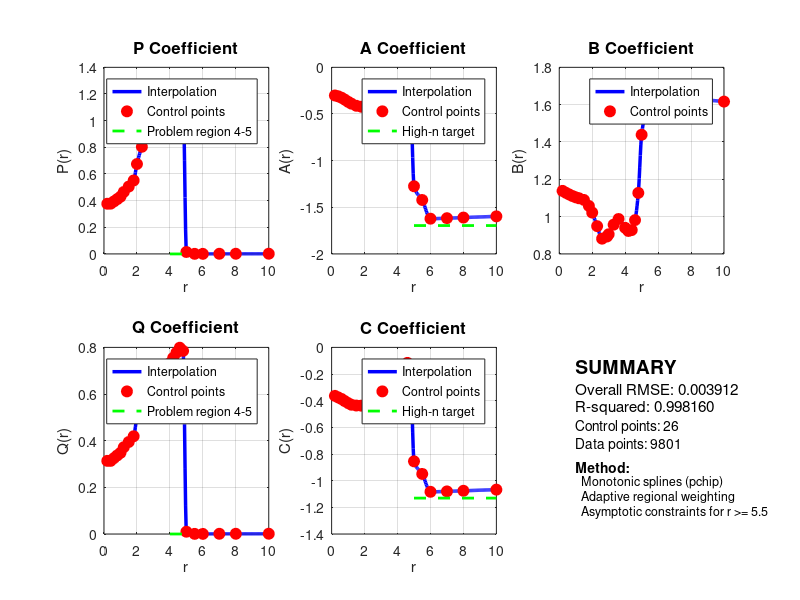
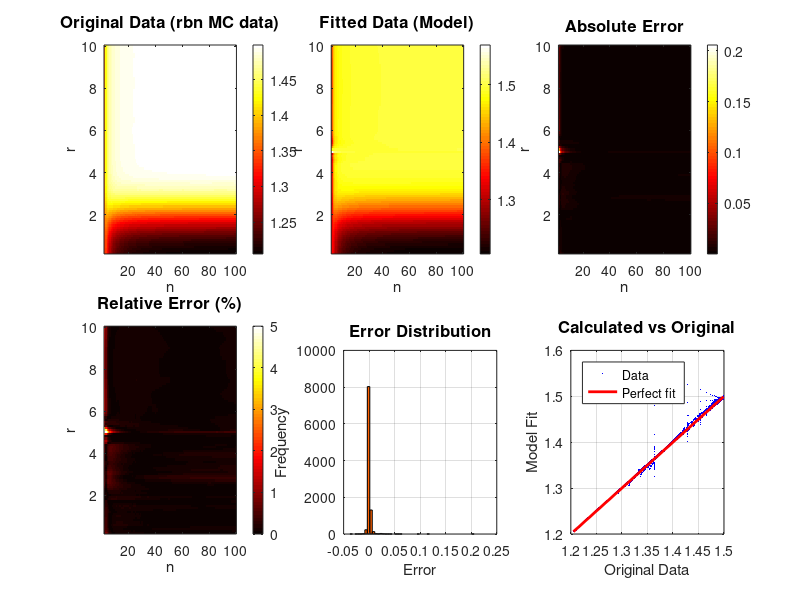
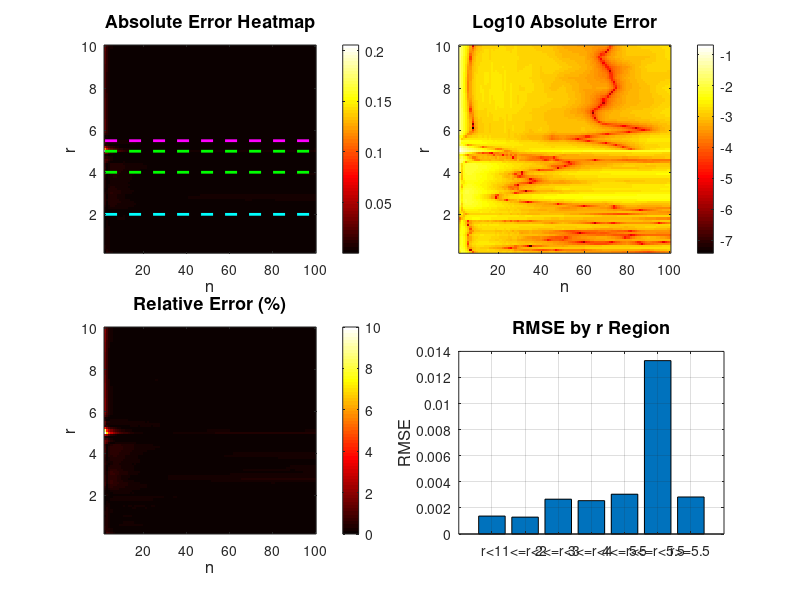
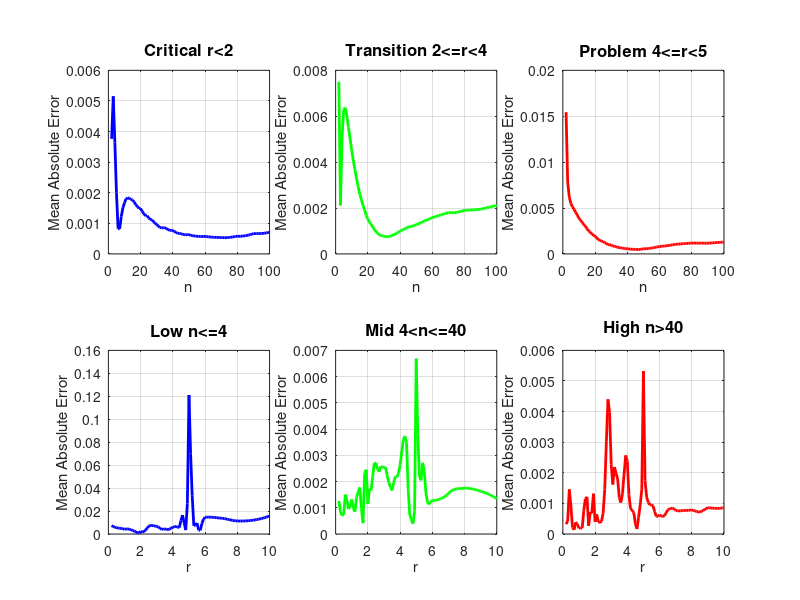

Recreate these plots in MATLAB, in order.
% analyze_results_PLOTS.m
% Coefficient-function and error figures for the b(n,r) surface fit.
% Reproduces the P(r), A(r), B(r), Q(r), C(r) dependencies and the fit/error
% surfaces. Octave compatible.

clear all
close all
more off;

if ~exist('Results_surface_fit.mat', 'file')
    error('Results_surface_fit.mat not found. Run params_ident_brn.m first.');
end
load('Results_surface_fit.mat');
fprintf('Loaded Results_surface_fit.mat\n\n');

% Extract dimensions
[n_r, n_n] = size(rbn_mean);
n_vals = nn(1,:);
r_vals = rr(:,1);
err_all = rbn_calc - rbn_mean;
n_control = length(r_control_points);

% Extract coefficients
P_vals = a_res(1:n_control);
A_vals = a_res(n_control+1:2*n_control);
B_vals = a_res(2*n_control+1:3*n_control);
Q_vals = a_res(3*n_control+1:4*n_control);
C_vals = a_res(4*n_control+1:5*n_control);

% Check for variables that may not exist
if ~exist('A_high_n', 'var')
    has_high_n = false;
    A_high_n = -1.5;
    C_high_n = -1.0;
else
    has_high_n = true;
end

if ~exist('rmse_all', 'var')
    rmse_all = sqrt(mean(err_all(:).^2));
end

if ~exist('rmse_crit', 'var')
    idx_crit = (rr < 2.0) & (nn <= 4);
    rmse_crit = sqrt(mean(err_all(idx_crit).^2));
end

if ~exist('R2', 'var')
    R2 = 1 - sum(err_all(:).^2) / sum((rbn_mean(:) - mean(rbn_mean(:))).^2);
end

if ~exist('A_inf', 'var')
    A_inf = -1.0;
    B_inf = 1.5;
    C_inf = -0.7;
end

fprintf('Creating visualizations...\n\n');

%==========================================================================
% FIGURE 1: COEFFICIENT EVOLUTION WITH CONTROL POINTS
%==========================================================================

fprintf('Figure 1: Coefficient evolution with control points...\n');

figure(1);
set(gcf, 'Position', [100, 100, 1400, 900]);

r_plot = linspace(min(r_vals), max(r_vals), 300);

% Use pchip (monotonic) - same as optimization
P_plot = pchip(r_control_points, P_vals, r_plot);
A_plot = pchip(r_control_points, A_vals, r_plot);
B_plot = pchip(r_control_points, B_vals, r_plot);
Q_plot = pchip(r_control_points, Q_vals, r_plot);
C_plot = pchip(r_control_points, C_vals, r_plot);

% P coefficient
subplot(2,3,1);
plot(r_plot, P_plot, 'b-', 'LineWidth', 2.5); hold on;
plot(r_control_points, P_vals, 'ro', 'MarkerSize', 8, 'MarkerFaceColor', 'r');
plot([4 5], [0 0], 'g--', 'LineWidth', 2);
xlabel('r', 'FontSize', 11);
ylabel('P(r)', 'FontSize', 11);
title('P Coefficient', 'FontSize', 12, 'FontWeight', 'bold');
grid on;
legend('Interpolation', 'Control points', 'Problem region 4-5', 'Location', 'northeast');

% A coefficient
subplot(2,3,2);
plot(r_plot, A_plot, 'b-', 'LineWidth', 2.5); hold on;
plot(r_control_points, A_vals, 'ro', 'MarkerSize', 8, 'MarkerFaceColor', 'r');
if has_high_n
    plot([5 max(r_vals)], [A_high_n A_high_n], 'g--', 'LineWidth', 2);
end
xlabel('r', 'FontSize', 11);
ylabel('A(r)', 'FontSize', 11);
title('A Coefficient', 'FontSize', 12, 'FontWeight', 'bold');
grid on;
if has_high_n
    legend('Interpolation', 'Control points', 'High-n target', 'Location', 'northeast');
else
    legend('Interpolation', 'Control points', 'Location', 'northeast');
end

% B coefficient
subplot(2,3,3);
plot(r_plot, B_plot, 'b-', 'LineWidth', 2.5); hold on;
plot(r_control_points, B_vals, 'ro', 'MarkerSize', 8, 'MarkerFaceColor', 'r');
xlabel('r', 'FontSize', 11);
ylabel('B(r)', 'FontSize', 11);
title('B Coefficient', 'FontSize', 12, 'FontWeight', 'bold');
grid on;
legend('Interpolation', 'Control points', 'Location', 'northeast');

% Q coefficient
subplot(2,3,4);
plot(r_plot, Q_plot, 'b-', 'LineWidth', 2.5); hold on;
plot(r_control_points, Q_vals, 'ro', 'MarkerSize', 8, 'MarkerFaceColor', 'r');
plot([4 5], [0 0], 'g--', 'LineWidth', 2);
xlabel('r', 'FontSize', 11);
ylabel('Q(r)', 'FontSize', 11);
title('Q Coefficient', 'FontSize', 12, 'FontWeight', 'bold');
grid on;
legend('Interpolation', 'Control points', 'Problem region 4-5', 'Location', 'northeast');

% C coefficient
subplot(2,3,5);
plot(r_plot, C_plot, 'b-', 'LineWidth', 2.5); hold on;
plot(r_control_points, C_vals, 'ro', 'MarkerSize', 8, 'MarkerFaceColor', 'r');
if has_high_n
    plot([5 max(r_vals)], [C_high_n C_high_n], 'g--', 'LineWidth', 2);
end
xlabel('r', 'FontSize', 11);
ylabel('C(r)', 'FontSize', 11);
title('C Coefficient', 'FontSize', 12, 'FontWeight', 'bold');
grid on;
if has_high_n
    legend('Interpolation', 'Control points', 'High-n target', 'Location', 'northeast');
else
    legend('Interpolation', 'Control points', 'Location', 'northeast');
end

% Summary panel
subplot(2,3,6);
axis off;
text(0.1, 0.90, 'SUMMARY', 'FontSize', 14, 'FontWeight', 'bold');
text(0.1, 0.78, sprintf('Overall RMSE: %.6f', rmse_all), 'FontSize', 11);
text(0.1, 0.68, sprintf('R-squared: %.6f', R2), 'FontSize', 11);
text(0.1, 0.58, sprintf('Control points: %d', n_control), 'FontSize', 10);
text(0.1, 0.48, sprintf('Data points: %d', n_r * n_n), 'FontSize', 10);
text(0.1, 0.36, 'Method:', 'FontSize', 10, 'FontWeight', 'bold');
text(0.1, 0.28, '  Monotonic splines (pchip)', 'FontSize', 9);
text(0.1, 0.20, '  Adaptive regional weighting', 'FontSize', 9);
text(0.1, 0.12, '  Asymptotic constraints for r >= 5.5', 'FontSize', 9);

print('-dpng', 'Fig1_Coefficient_Evolution.png', '-r300');
fprintf('  Saved: Fig1_Coefficient_Evolution.png\n');

%==========================================================================
% FIGURE 2: 2D COMPARISON - ORIGINAL VS FITTED DATA
%==========================================================================

fprintf('Figure 2: 2D comparison - original vs fitted data...\n');

figure(2);
set(gcf, 'Position', [120, 120, 1600, 900]);

% Original data
subplot(2,3,1);
imagesc(n_vals, r_vals, rbn_mean);
axis xy;
colorbar;
xlabel('n', 'FontSize', 11);
ylabel('r', 'FontSize', 11);
title('Original Data (rbn MC data)', 'FontSize', 12, 'FontWeight', 'bold');
colormap(jet);

% Fitted data
subplot(2,3,2);
imagesc(n_vals, r_vals, rbn_calc);
axis xy;
colorbar;
xlabel('n', 'FontSize', 11);
ylabel('r', 'FontSize', 11);
title('Fitted Data (Model)', 'FontSize', 12, 'FontWeight', 'bold');
colormap(jet);

% Error (absolute)
subplot(2,3,3);
imagesc(n_vals, r_vals, abs(err_all));
axis xy;
colorbar;
xlabel('n', 'FontSize', 11);
ylabel('r', 'FontSize', 11);
title('Absolute Error', 'FontSize', 12, 'FontWeight', 'bold');
colormap(hot);

% Relative error (percent)
rel_err = 100 * abs(err_all) ./ (abs(rbn_mean) + 1e-10);
subplot(2,3,4);
imagesc(n_vals, r_vals, rel_err);
axis xy;
colorbar;
xlabel('n', 'FontSize', 11);
ylabel('r', 'FontSize', 11);
title('Relative Error (%)', 'FontSize', 12, 'FontWeight', 'bold');
colormap(hot);
caxis([0 5]);

% Error distribution histogram
subplot(2,3,5);
hist(err_all(:), 50);
xlabel('Error', 'FontSize', 11);
ylabel('Frequency', 'FontSize', 11);
title('Error Distribution', 'FontSize', 12, 'FontWeight', 'bold');
grid on;

% Scatter plot: calculated vs original
subplot(2,3,6);
plot(rbn_mean(:), rbn_calc(:), 'b.', 'MarkerSize', 2); hold on;
plot([min(rbn_mean(:)) max(rbn_mean(:))], [min(rbn_mean(:)) max(rbn_mean(:))], ...
     'r-', 'LineWidth', 2);
xlabel('Original Data', 'FontSize', 11);
ylabel('Model Fit', 'FontSize', 11);
title('Calculated vs Original', 'FontSize', 12, 'FontWeight', 'bold');
grid on;
legend('Data', 'Perfect fit', 'Location', 'northwest');

print('-dpng', 'Fig2_Data_Comparison_2D.png', '-r300');
fprintf('  Saved: Fig2_Data_Comparison_2D.png\n');

%==========================================================================
% FIGURE 3: ERROR HEATMAP WITH PROBLEM REGIONS
%==========================================================================

fprintf('Figure 3: Error heatmap with problem regions...\n');

figure(3);
set(gcf, 'Position', [140, 140, 1400, 800]);

% Overall error heatmap
subplot(2,2,1);
imagesc(n_vals, r_vals, abs(err_all));
axis xy;
colorbar;
xlabel('n', 'FontSize', 12);
ylabel('r', 'FontSize', 12);
title('Absolute Error Heatmap', 'FontSize', 13, 'FontWeight', 'bold');
colormap(hot);
hold on;
% Mark problem regions
plot([min(n_vals) max(n_vals)], [2 2], 'c--', 'LineWidth', 2);
plot([min(n_vals) max(n_vals)], [4 4], 'g--', 'LineWidth', 2);
plot([min(n_vals) max(n_vals)], [5 5], 'g--', 'LineWidth', 2);
plot([min(n_vals) max(n_vals)], [5.5 5.5], 'm--', 'LineWidth', 2);

% Log-scale error
subplot(2,2,2);
imagesc(n_vals, r_vals, log10(abs(err_all) + 1e-10));
axis xy;
colorbar;
xlabel('n', 'FontSize', 12);
ylabel('r', 'FontSize', 12);
title('Log10 Absolute Error', 'FontSize', 13, 'FontWeight', 'bold');
colormap(hot);

% Relative error
subplot(2,2,3);
rel_err_map = 100 * abs(err_all) ./ (abs(rbn_mean) + 1e-10);
imagesc(n_vals, r_vals, rel_err_map);
axis xy;
colorbar;
xlabel('n', 'FontSize', 12);
ylabel('r', 'FontSize', 12);
title('Relative Error (%)', 'FontSize', 13, 'FontWeight', 'bold');
colormap(hot);
caxis([0 10]);

% Error by region bar chart
subplot(2,2,4);
regions_r = {'r<1', '1<=r<2', '2<=r<3', '3<=r<4', '4<=r<5', '5<=r<5.5', 'r>=5.5'};
idx_r1 = find(r_vals<1);
idx_r2 = find(r_vals>=1 & r_vals<2);
idx_r3 = find(r_vals>=2 & r_vals<3);
idx_r4 = find(r_vals>=3 & r_vals<4);
idx_r5 = find(r_vals>=4 & r_vals<5);
idx_r6 = find(r_vals>=5 & r_vals<5.5);
idx_r7 = find(r_vals>=5.5);

rmse_by_r = zeros(7, 1);
if ~isempty(idx_r1), rmse_by_r(1) = sqrt(mean(mean((err_all(idx_r1,:)).^2))); end
if ~isempty(idx_r2), rmse_by_r(2) = sqrt(mean(mean((err_all(idx_r2,:)).^2))); end
if ~isempty(idx_r3), rmse_by_r(3) = sqrt(mean(mean((err_all(idx_r3,:)).^2))); end
if ~isempty(idx_r4), rmse_by_r(4) = sqrt(mean(mean((err_all(idx_r4,:)).^2))); end
if ~isempty(idx_r5), rmse_by_r(5) = sqrt(mean(mean((err_all(idx_r5,:)).^2))); end
if ~isempty(idx_r6), rmse_by_r(6) = sqrt(mean(mean((err_all(idx_r6,:)).^2))); end
if ~isempty(idx_r7), rmse_by_r(7) = sqrt(mean(mean((err_all(idx_r7,:)).^2))); end

bar(rmse_by_r);
set(gca, 'XTickLabel', regions_r);
ylabel('RMSE', 'FontSize', 12);
title('RMSE by r Region', 'FontSize', 13, 'FontWeight', 'bold');
grid on;

print('-dpng', 'Fig3_Error_Heatmap.png', '-r300');
fprintf('  Saved: Fig3_Error_Heatmap.png\n');

%==========================================================================
% FIGURE 4: REGIONAL ERROR ANALYSIS
%==========================================================================

fprintf('Figure 4: Regional error analysis...\n');

figure(4);
set(gcf, 'Position', [160, 160, 1600, 900]);

% Error vs n for different r ranges
subplot(2,3,1);
idx_r_crit = find(r_vals < 2);
if ~isempty(idx_r_crit)
    plot(n_vals, mean(abs(err_all(idx_r_crit, :)), 1), 'b-', 'LineWidth', 2);
    xlabel('n', 'FontSize', 11);
    ylabel('Mean Absolute Error', 'FontSize', 11);
    title('Critical r<2', 'FontSize', 12, 'FontWeight', 'bold');
    grid on;
end

subplot(2,3,2);
idx_r_trans = find(r_vals >= 2 & r_vals < 4);
if ~isempty(idx_r_trans)
    plot(n_vals, mean(abs(err_all(idx_r_trans, :)), 1), 'g-', 'LineWidth', 2);
    xlabel('n', 'FontSize', 11);
    ylabel('Mean Absolute Error', 'FontSize', 11);
    title('Transition 2<=r<4', 'FontSize', 12, 'FontWeight', 'bold');
    grid on;
end

subplot(2,3,3);
idx_r_prob = find(r_vals >= 4 & r_vals < 5);
if ~isempty(idx_r_prob)
    plot(n_vals, mean(abs(err_all(idx_r_prob, :)), 1), 'r-', 'LineWidth', 2);
    xlabel('n', 'FontSize', 11);
    ylabel('Mean Absolute Error', 'FontSize', 11);
    title('Problem 4<=r<5', 'FontSize', 12, 'FontWeight', 'bold');
    grid on;
end

% Error vs r for different n ranges
subplot(2,3,4);
idx_n_low = find(n_vals <= 4);
if ~isempty(idx_n_low)
    plot(r_vals, mean(abs(err_all(:, idx_n_low)), 2), 'b-', 'LineWidth', 2);
    xlabel('r', 'FontSize', 11);
    ylabel('Mean Absolute Error', 'FontSize', 11);
    title('Low n<=4', 'FontSize', 12, 'FontWeight', 'bold');
    grid on;
end

subplot(2,3,5);
idx_n_mid = find(n_vals > 4 & n_vals <= 40);
if ~isempty(idx_n_mid)
    plot(r_vals, mean(abs(err_all(:, idx_n_mid)), 2), 'g-', 'LineWidth', 2);
    xlabel('r', 'FontSize', 11);
    ylabel('Mean Absolute Error', 'FontSize', 11);
    title('Mid 4<n<=40', 'FontSize', 12, 'FontWeight', 'bold');
    grid on;
end

subplot(2,3,6);
idx_n_high = find(n_vals > 40);
if ~isempty(idx_n_high)
    plot(r_vals, mean(abs(err_all(:, idx_n_high)), 2), 'r-', 'LineWidth', 2);
    xlabel('r', 'FontSize', 11);
    ylabel('Mean Absolute Error', 'FontSize', 11);
    title('High n>40', 'FontSize', 12, 'FontWeight', 'bold');
    grid on;
end

print('-dpng', 'Fig4_Error_Analysis.png', '-r300');
fprintf('  Saved: Fig4_Error_Analysis.png\n');

%==========================================================================
% FIGURE 5: FIT COMPARISON AT SELECTED R VALUES
%==========================================================================

fprintf('Figure 5: Fit comparison at selected r values...\n');

figure(5);
set(gcf, 'Position', [180, 180, 1600, 1000]);

% Select representative r values
r_select = [0.5, 1.0, 2.0, 3.0, 4.5, 6.0, 8.0, 10.0];
n_plots = min(length(r_select), 8);

for k = 1:n_plots
    r_target = r_select(k);
    [~, r_idx] = min(abs(r_vals - r_target));
    
    subplot(2, 4, k);
    plot(n_vals, rbn_mean(r_idx, :), 'bo-', 'LineWidth', 1.5, 'MarkerSize', 4); hold on;
    plot(n_vals, rbn_calc(r_idx, :), 'r-', 'LineWidth', 2);
    xlabel('n', 'FontSize', 9);
    ylabel('rbn', 'FontSize', 9);
    
    if r_vals(r_idx) >= 4 && r_vals(r_idx) <= 5
        title_str = sprintf('r=%.2f (PROBLEM)', r_vals(r_idx));
    elseif r_vals(r_idx) < 2
        title_str = sprintf('r=%.2f (CRITICAL)', r_vals(r_idx));
    else
        title_str = sprintf('r=%.2f', r_vals(r_idx));
    end
    title(title_str, 'FontSize', 10);
    
    legend('Data', 'Model', 'Location', 'northeast', 'FontSize', 7);
    grid on;
    
    % Add RMSE
    err_slice = rbn_calc(r_idx, :) - rbn_mean(r_idx, :);
    rmse_slice = sqrt(mean(err_slice.^2));
    text(0.6, 0.1, sprintf('RMSE=%.5f', rmse_slice), 'Units', 'normalized', ...
         'FontSize', 7, 'BackgroundColor', 'w');
end

print('-dpng', 'Fig5_Fit_Comparison.png', '-r300');
fprintf('  Saved: Fig5_Fit_Comparison.png\n');

%==========================================================================
% FIGURE 6: MONOTONICITY AND ASYMPTOTIC BEHAVIOR
%==========================================================================

fprintf('Figure 6: Monotonicity and asymptotic behavior...\n');

figure(6);
set(gcf, 'Position', [200, 200, 1400, 800]);

% P and Q evolution (should decrease)
subplot(2,2,1);
plot(r_control_points, P_vals, 'bo-', 'LineWidth', 2, 'MarkerSize', 8, ...
     'MarkerFaceColor', 'b'); hold on;
plot(r_control_points, Q_vals, 'rs-', 'LineWidth', 2, 'MarkerSize', 8, ...
     'MarkerFaceColor', 'r');
plot([min(r_control_points) max(r_control_points)], [0 0], 'k--', 'LineWidth', 1);
plot([4 4], [min([P_vals(:); Q_vals(:)]) max([P_vals(:); Q_vals(:)])], ...
     'g--', 'LineWidth', 2);
plot([5 5], [min([P_vals(:); Q_vals(:)]) max([P_vals(:); Q_vals(:)])], ...
     'g--', 'LineWidth', 2);
plot([5.5 5.5], [min([P_vals(:); Q_vals(:)]) max([P_vals(:); Q_vals(:)])], ...
     'm--', 'LineWidth', 2);
xlabel('r', 'FontSize', 12);
ylabel('Coefficient Value', 'FontSize', 12);
title('P and Q Evolution (should approach 0)', 'FontSize', 13, 'FontWeight', 'bold');
legend('P', 'Q', 'Zero', 'Problem 4-5', 'Problem 4-5', 'Saturation', 'Location', 'northeast');
grid on;

% A, B, C evolution with asymptotic targets
subplot(2,2,2);
plot(r_control_points, A_vals, 'bo-', 'LineWidth', 2, 'MarkerSize', 8, ...
     'MarkerFaceColor', 'b'); hold on;
plot(r_control_points, B_vals, 'rs-', 'LineWidth', 2, 'MarkerSize', 8, ...
     'MarkerFaceColor', 'r');
plot(r_control_points, C_vals, 'g^-', 'LineWidth', 2, 'MarkerSize', 8, ...
     'MarkerFaceColor', 'g');
plot([5.5 5.5], [min([A_vals(:); C_vals(:)]) max([A_vals(:); B_vals(:)])], ...
     'k--', 'LineWidth', 2);
% Mark measured asymptotic values
plot([5.5 max(r_control_points)], [A_inf A_inf], 'b:', 'LineWidth', 2);
plot([5.5 max(r_control_points)], [B_inf B_inf], 'r:', 'LineWidth', 2);
plot([5.5 max(r_control_points)], [C_inf C_inf], 'g:', 'LineWidth', 2);
if has_high_n
    plot([5.5 max(r_control_points)], [A_high_n A_high_n], 'b-.', 'LineWidth', 2);
    plot([5.5 max(r_control_points)], [C_high_n C_high_n], 'g-.', 'LineWidth', 2);
end
xlabel('r', 'FontSize', 12);
ylabel('Coefficient Value', 'FontSize', 12);
title('A, B, C Evolution (dotted: asymptotic, dash-dot: high-n)', ...
      'FontSize', 13, 'FontWeight', 'bold');
if has_high_n
    legend('A', 'B', 'C', 'r=5.5', 'A inf', 'B inf', 'C inf', 'A high-n', 'C high-n', ...
           'Location', 'northwest');
else
    legend('A', 'B', 'C', 'r=5.5', 'A inf', 'B inf', 'C inf', 'Location', 'northwest');
end
grid on;

% P and Q differences between consecutive points
subplot(2,2,3);
dP = diff(P_vals);
dQ = diff(Q_vals);
r_mid = (r_control_points(1:end-1) + r_control_points(2:end)) / 2;
bar_data = [dP(:), dQ(:)];
bar(r_mid, bar_data);
xlabel('r (midpoint)', 'FontSize', 12);
ylabel('Coefficient Change', 'FontSize', 12);
title('P and Q Changes Between Control Points', 'FontSize', 13, 'FontWeight', 'bold');
legend('dP', 'dQ', 'Location', 'northeast');
grid on;
hold on;
plot([min(r_mid) max(r_mid)], [0 0], 'k-', 'LineWidth', 2);

% Asymptotic convergence
subplot(2,2,4);
idx_sat = find(r_control_points >= 5.5);
if ~isempty(idx_sat)
    r_sat = r_control_points(idx_sat);
    plot(r_sat, P_vals(idx_sat), 'bo-', 'LineWidth', 2, 'MarkerSize', 10); hold on;
    plot(r_sat, Q_vals(idx_sat), 'rs-', 'LineWidth', 2, 'MarkerSize', 10);
    plot(r_sat, abs(A_vals(idx_sat) - A_inf), 'g^-', 'LineWidth', 2, 'MarkerSize', 10);
    plot(r_sat, abs(B_vals(idx_sat) - B_inf), 'md-', 'LineWidth', 2, 'MarkerSize', 10);
    plot(r_sat, abs(C_vals(idx_sat) - C_inf), 'cv-', 'LineWidth', 2, 'MarkerSize', 10);
    if has_high_n
        plot(r_sat, abs(A_vals(idx_sat) - A_high_n), 'b*-', 'LineWidth', 1.5, 'MarkerSize', 8);
        plot(r_sat, abs(C_vals(idx_sat) - C_high_n), 'g*-', 'LineWidth', 1.5, 'MarkerSize', 8);
    end
    plot([min(r_sat) max(r_sat)], [0.02 0.02], 'r--', 'LineWidth', 2);
    xlabel('r', 'FontSize', 12);
    ylabel('Value / Error', 'FontSize', 12);
    title('Asymptotic Convergence (r>=5.5)', 'FontSize', 13, 'FontWeight', 'bold');
    if has_high_n
        legend('P', 'Q', '|A-A inf|', '|B-B inf|', '|C-C inf|', ...
               '|A-A high-n|', '|C-C high-n|', 'Target 0.02', 'Location', 'northeast');
    else
        legend('P', 'Q', '|A-A inf|', '|B-B inf|', '|C-C inf|', 'Target 0.02', ...
               'Location', 'northeast');
    end
    grid on;
end

print('-dpng', 'Fig6_Monotonicity_Asymptotic.png', '-r300');
fprintf('  Saved: Fig6_Monotonicity_Asymptotic.png\n');

%==========================================================================
% FIGURE 7: PROBLEM REGIONS DETAILED ANALYSIS
%==========================================================================

fprintf('Figure 7: Problem regions detailed analysis...\n');

figure(7);
set(gcf, 'Position', [220, 220, 1400, 900]);

% Problem region 4<r<5 with low n
subplot(2,2,1);
idx_r_45 = find(r_vals > 4.0 & r_vals < 5.0);
idx_n_low = find(n_vals < 10);
if ~isempty(idx_r_45) && ~isempty(idx_n_low)
    imagesc(n_vals(idx_n_low), r_vals(idx_r_45), abs(err_all(idx_r_45, idx_n_low)));
    axis xy;
    colorbar;
    xlabel('n', 'FontSize', 12);
    ylabel('r', 'FontSize', 12);
    title('Problem: 4<r<5, n<10', 'FontSize', 13, 'FontWeight', 'bold');
    colormap(hot);
end

% Problem region 4<r<5 with high n
subplot(2,2,2);
idx_n_high_45 = find(n_vals > 60);
if ~isempty(idx_r_45) && ~isempty(idx_n_high_45)
    imagesc(n_vals(idx_n_high_45), r_vals(idx_r_45), abs(err_all(idx_r_45, idx_n_high_45)));
    axis xy;
    colorbar;
    xlabel('n', 'FontSize', 12);
    ylabel('r', 'FontSize', 12);
    title('Problem: 4<r<5, n>60', 'FontSize', 13, 'FontWeight', 'bold');
    colormap(hot);
end

% Extended critical region r<4, n<=4
subplot(2,2,3);
idx_r_crit = find(r_vals < 4.0);
idx_n_crit = find(n_vals <= 4);
if ~isempty(idx_r_crit) && ~isempty(idx_n_crit)
    imagesc(n_vals(idx_n_crit), r_vals(idx_r_crit), abs(err_all(idx_r_crit, idx_n_crit)));
    axis xy;
    colorbar;
    xlabel('n', 'FontSize', 12);
    ylabel('r', 'FontSize', 12);
    title('Extended Critical: r<4, n<=4', 'FontSize', 13, 'FontWeight', 'bold');
    colormap(hot);
end

% High-n, r~8 region
subplot(2,2,4);
idx_r_8 = find(r_vals >= 7.5 & r_vals <= 8.5);
idx_n_60 = find(n_vals > 60);
if ~isempty(idx_r_8) && ~isempty(idx_n_60)
    imagesc(n_vals(idx_n_60), r_vals(idx_r_8), abs(err_all(idx_r_8, idx_n_60)));
    axis xy;
    colorbar;
    xlabel('n', 'FontSize', 12);
    ylabel('r', 'FontSize', 12);
    title('High-n,r: n>60, r~8', 'FontSize', 13, 'FontWeight', 'bold');
    colormap(hot);
else
    axis off;
    text(0.5, 0.5, 'Region not available in dataset', ...
         'HorizontalAlignment', 'center', 'FontSize', 12);
end

print('-dpng', 'Fig7_Problem_Regions_Detail.png', '-r300');
fprintf('  Saved: Fig7_Problem_Regions_Detail.png\n');

%==========================================================================
% SUMMARY
%==========================================================================

fprintf('\n');
fprintf('================================================================\n');
fprintf('GRAPHICAL ANALYSIS COMPLETE\n');
fprintf('================================================================\n\n');

fprintf('Generated figures:\n');
fprintf('  1. Fig1_Coefficient_Evolution.png          - Coefficient transitions\n');
fprintf('  2. Fig2_Data_Comparison_2D.png             - 2D original vs fitted\n');
fprintf('  3. Fig3_Error_Heatmap.png                  - Error with problem regions\n');
fprintf('  4. Fig4_Error_Analysis.png                 - Regional error analysis\n');
fprintf('  5. Fig5_Fit_Comparison.png                 - Fit quality at r values\n');
fprintf('  6. Fig6_Monotonicity_Asymptotic.png        - Behavior verification\n');
fprintf('  7. Fig7_Problem_Regions_Detail.png         - Problem regions detail\n');
fprintf('\n');

fprintf('Summary:\n');
fprintf('  Overall RMSE: %.6f\n', rmse_all);
fprintf('  Critical RMSE: %.6f\n', rmse_crit);
fprintf('  R-squared: %.6f\n', R2);
fprintf('  Control points: %d\n', n_control);
fprintf('\n');
